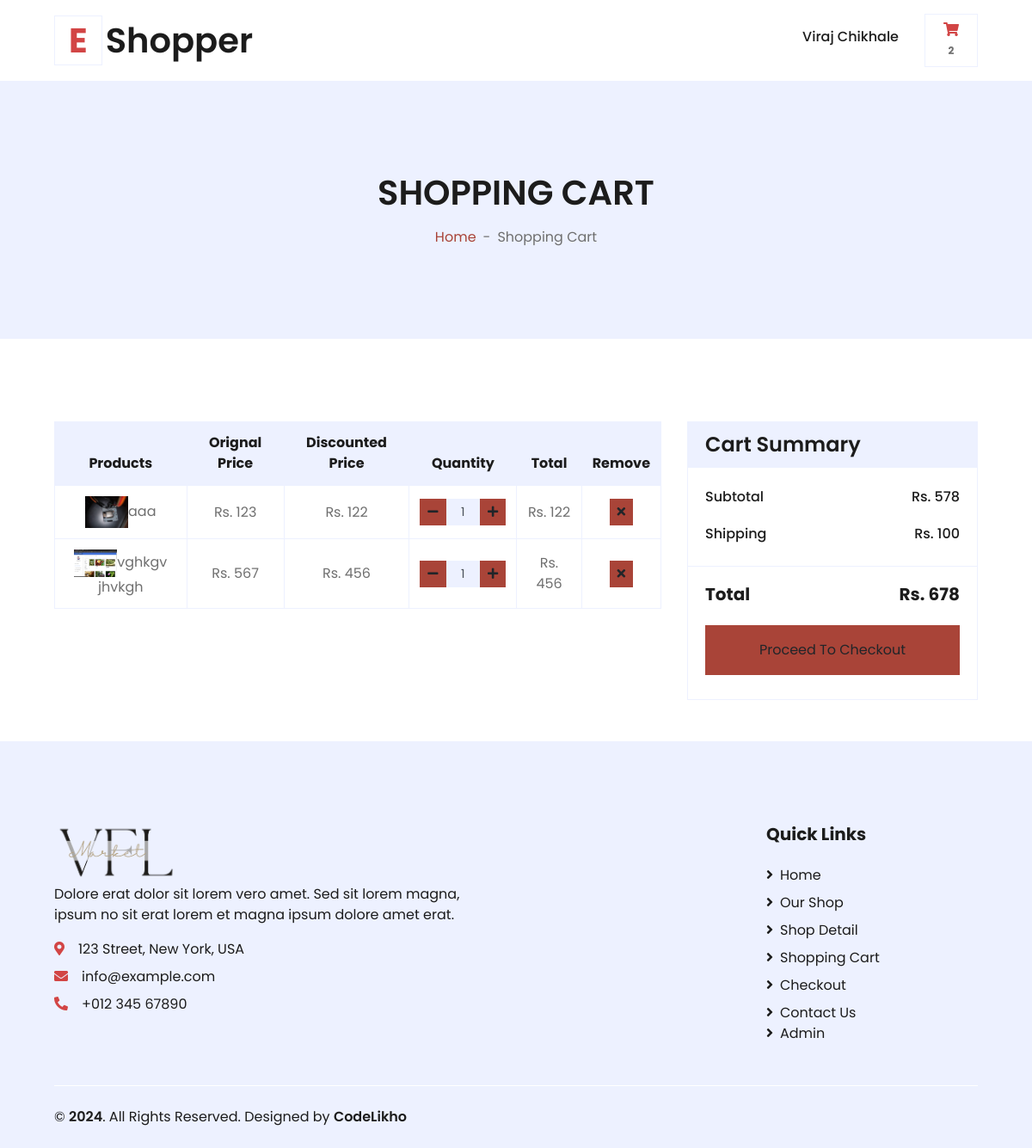
Page /ui/cart.php (signed in) on the earlier database version.
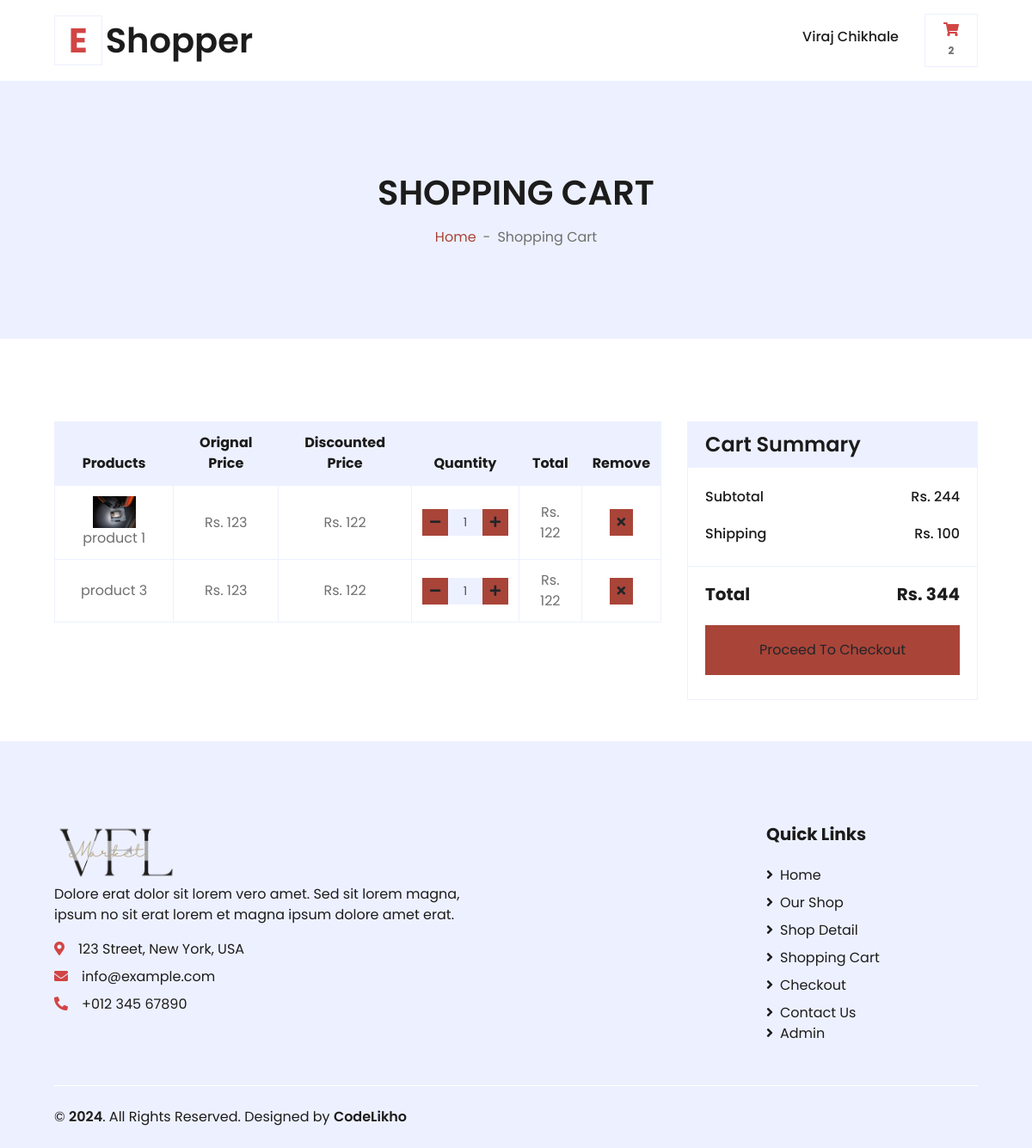
Same page on the later database version.
### tables this page shows
CREATE TABLE IF NOT EXISTS `customer_reg` (
  `id` int(11) NOT NULL AUTO_INCREMENT,
  `fname` varchar(20) NOT NULL,
  `lname` varchar(20) NOT NULL,
  `email` varchar(30) NOT NULL,
  `phone` varchar(10) NOT NULL,
  `password` varchar(50) NOT NULL,
  PRIMARY KEY (`id`)
);

CREATE TABLE IF NOT EXISTS `cart` (
  `id` int(11) NOT NULL AUTO_INCREMENT,
  `cid` varchar(10) NOT NULL,
  `quantity` varchar(10) NOT NULL,
  `pid` varchar(10) NOT NULL,
  PRIMARY KEY (`id`)
);

CREATE TABLE IF NOT EXISTS `products` (
  `id` int(11) NOT NULL AUTO_INCREMENT,
  `name` varchar(50) NOT NULL,
  `category` varchar(20) NOT NULL,
  `type` varchar(100) NOT NULL,
  `img` varchar(50) NOT NULL,
  `oprise` int(50) NOT NULL,
  `dprise` int(50) NOT NULL,
  `description` varchar(50) NOT NULL,
  `aid` varchar(50) NOT NULL,
  `quantity` varchar(50) NOT NULL,
  `sale` int(11) NOT NULL DEFAULT '0',
  PRIMARY KEY (`id`)
);

### ui/cart.php (the view, shortened to what this page needs)
<!DOCTYPE html>
<html lang="en">
<head>
    <link href="https://cdnjs.cloudflare.com/ajax/libs/font-awesome/5.10.0/css/all.min.css" rel="stylesheet">
    <link href="lib/owlcarousel/assets/owl.carousel.min.css" rel="stylesheet">
    <link href="css/style.css" rel="stylesheet">
</head>
<body>
    <?php
        $sql = "select * from `customer_reg` where email='".$_SESSION["user"]."'";
        $ur = mysql_fetch_array(mysql_query($sql));
        $sql1 = "select * from `cart` where cid='".$ur['id']."'";
        $result=mysql_query($sql1);
        $cont=mysql_num_rows($result);
        ?>
<div class="container-fluid">
        <div class="row align-items-center py-3 px-xl-5">
            <div class="col-lg-3 d-none d-lg-block">
                <a href="" class="text-decoration-none">
                    <h1 class="m-0 display-5 font-weight-semi-bold"><span class="text-primary font-weight-bold border px-3 mr-1">E</span>Shopper</h1>
                </a>
            </div>
            <div class="col-lg-2 col-6 text-right">
                <h6><?php echo ucfirst($ur["fname"])." ".ucfirst($ur["lname"]);?></h6>
            </div>
            <div class="col-lg-1 col-6 text-right">
                <a href="cart.php" class="btn border">
                    <i class="fas fa-shopping-cart text-primary"></i>
                    <span class="badge"><?php echo $cont ?></span>
                </a>
            </div>
        </div>
    </div>
    <div class="container-fluid bg-secondary mb-5">
        <div class="d-flex flex-column align-items-center justify-content-center" style="min-height: 300px">
            <h1 class="font-weight-semi-bold text-uppercase mb-3">Shopping Cart</h1>
            <div class="d-inline-flex">
                <p class="m-0"><a href="">Home</a></p>
                <p class="m-0 px-2">-</p>
                <p class="m-0">Shopping Cart</p>
            </div>
        </div>
    </div>
    <div class="container-fluid pt-5">
        <div class="row px-xl-5">
            <div class="col-lg-8 table-responsive mb-5">
                <table class="table table-bordered text-center mb-0">
                    <thead class="bg-secondary text-dark">
                        <tr>
                            <th>Products</th>
                            <th>Orignal Price</th>
                            <th>Discounted Price</th>
                            <th>Quantity</th>
                            <th>Total</th>
                            <th>Remove</th>
                        </tr>
                    </thead>
                    <tbody class="align-middle">
                        <?php
                        $res = mysql_query("select * from cart where cid='".$ur['id']."'");
                        $id = 1;
                        $sum = 0;
                        while($row = mysql_fetch_array($res))
                        {
                            $resu = mysql_query("select * from products where id='".$row['pid']."'");
                            $roww = mysql_fetch_array($resu)
                        ?>
                        <tr>
                            <td class="align-middle"><img src="../images/products/<?php echo $roww['img']; ?>" alt="" style="width: 50px;"><?php echo $roww['name'];?></td>
                            <td class="align-middle">Rs. <?php echo $roww['oprise'];?></td>
                            <td class="align-middle">Rs. <?php echo $roww['dprise'];?></td>
                            <td class="align-middle">
                                <div class="input-group quantity mx-auto" style="width: 100px;">
                                    <div class="input-group-btn">
                                        <button class="btn btn-sm btn-primary btn-minus" onclick=minus_<?php echo $row['id']; ?>()>
                                        <i class="fa fa-minus"></i>
                                        </button>
                                    </div>
                                    <input type="text" id="quan_<?php echo $row['id']; ?>" class="form-control form-control-sm bg-secondary text-center" value="1">
                                    <div class="input-group-btn">
                                        <button class="btn btn-sm btn-primary btn-plus" onclick=plus_<?php echo $row['id']; ?>()>
                                            <i class="fa fa-plus"></i>
                                        </button>
                                    </div>
                                </div>
                            </td>
                            <td class="align-middle">Rs. <span  id="row_total_<?php echo $row['id']; ?>"><?php echo $roww['dprise'];?></span></td>
                            <td class="align-middle"><button onclick=delete_item_<?php echo $row['id']; ?>() class="btn btn-sm btn-primary"><i class="fa fa-times"></i></button></td>
                        </tr>
<?php
$sum = $sum + $roww['dprise'];
$id++; }
?>
                    </tbody>
                </table>
            </div>
            <div class="col-lg-4">
                <div class="card border-secondary mb-5">
                    <div class="card-header bg-secondary border-0">
                        <h4 class="font-weight-semi-bold m-0">Cart Summary</h4>
                    </div>
                    <div class="card-body">
                        <div class="d-flex justify-content-between mb-3 pt-1">
                            <h6 class="font-weight-medium">Subtotal</h6>
                            <h6 class="font-weight-medium">Rs. <span id="total"><?php echo $sum;?></span></h6>
                        </div>
                        <div class="d-flex justify-content-between">
                            <h6 class="font-weight-medium">Shipping</h6>
                            <h6 class="font-weight-medium">Rs. 100</h6>
                        </div>
                    </div>
                    <div class="card-footer border-secondary bg-transparent">
                        <div class="d-flex justify-content-between mt-2">
                            <h5 class="font-weight-bold">Total</h5>
                            <h5 class="font-weight-bold">Rs. <span id="f_total"><?php echo $sum + 100;?></span></h5>
                        </div>
                        <a href="checkout.php" class="btn btn-block btn-primary my-3 py-3">Proceed To Checkout</a>
                    </div>
                </div>
            </div>
        </div>
    </div>
    <?php
        include ('footer.php');
        ?>
</body>
</html>

### ui/footer.php (shortened to what this page needs)
<div class="container-fluid bg-secondary text-dark pt-5">
        <div class="row px-xl-5 pt-5">
            <div class="col-lg-6 col-md-12 mb-5 pr-3 pr-xl-5">
                <a href="" class="text-decoration-none">
                <img src="../images/logo/logo.png" alt="Cool Admin" height="70px"/></a>
                <p>Dolore erat dolor sit lorem vero amet. Sed sit lorem magna, ipsum no sit erat lorem et magna ipsum dolore amet erat.</p>
                <p class="mb-2"><i class="fa fa-map-marker-alt text-primary mr-3"></i>123 Street, New York, USA</p>
                <p class="mb-2"><i class="fa fa-envelope text-primary mr-3"></i>info@example.com</p>
                <p class="mb-0"><i class="fa fa-phone-alt text-primary mr-3"></i>+012 345 67890</p>
            </div>
            <div class="col-lg-6 col-md-12">
                <div class="row">
                    <div class="col-md-6  mb-5">
                    </div>
                    <div class="col-md-6 mb-5">
                        <h5 class="font-weight-bold text-dark mb-4">Quick Links</h5>
                        <div class="d-flex flex-column justify-content-start">
                            <a class="text-dark mb-2" href="index.html"><i class="fa fa-angle-right mr-2"></i>Home</a>
                            <a class="text-dark mb-2" href="shop.html"><i class="fa fa-angle-right mr-2"></i>Our Shop</a>
                            <a class="text-dark mb-2" href="detail.html"><i class="fa fa-angle-right mr-2"></i>Shop Detail</a>
                            <a class="text-dark mb-2" href="cart.html"><i class="fa fa-angle-right mr-2"></i>Shopping Cart</a>
                            <a class="text-dark mb-2" href="checkout.html"><i class="fa fa-angle-right mr-2"></i>Checkout</a>
                            <a class="text-dark" href="contact.html"><i class="fa fa-angle-right mr-2"></i>Contact Us</a>
                            <a class="text-dark" href="../admin/login"><i class="fa fa-angle-right mr-2"></i>Admin</a>
                        </div>
                    </div>
                </div>
            </div>
        </div>
        <div class="row border-top border-light mx-xl-5 py-4">
            <div class="col-md-6 px-xl-0">
                <p class="mb-md-0 text-center text-md-left text-dark">
                    &copy; <a class="text-dark font-weight-semi-bold" href="#">2024</a>. All Rights Reserved. Designed
                    by
                    <a class="text-dark font-weight-semi-bold" href="https://codelikho.in">CodeLikho</a>
                </p>
            </div>
        </div>
    </div>

Differences in the rows shown:
removed cart: products.img (picture), products.name "aaa", products.oprise "123", products.dprise "122"
removed cart: products.img (picture), products.name "vghkgv jhvkgh", products.oprise "567", products.dprise "456"
added cart: products.img (picture), products.name "product 1", products.oprise "123", products.dprise "122"
added cart: products.name "product 3", products.oprise "123", products.dprise "122"
Other differences:
$sum: "578" → "244"
$sum + 100: "678" → "344"
